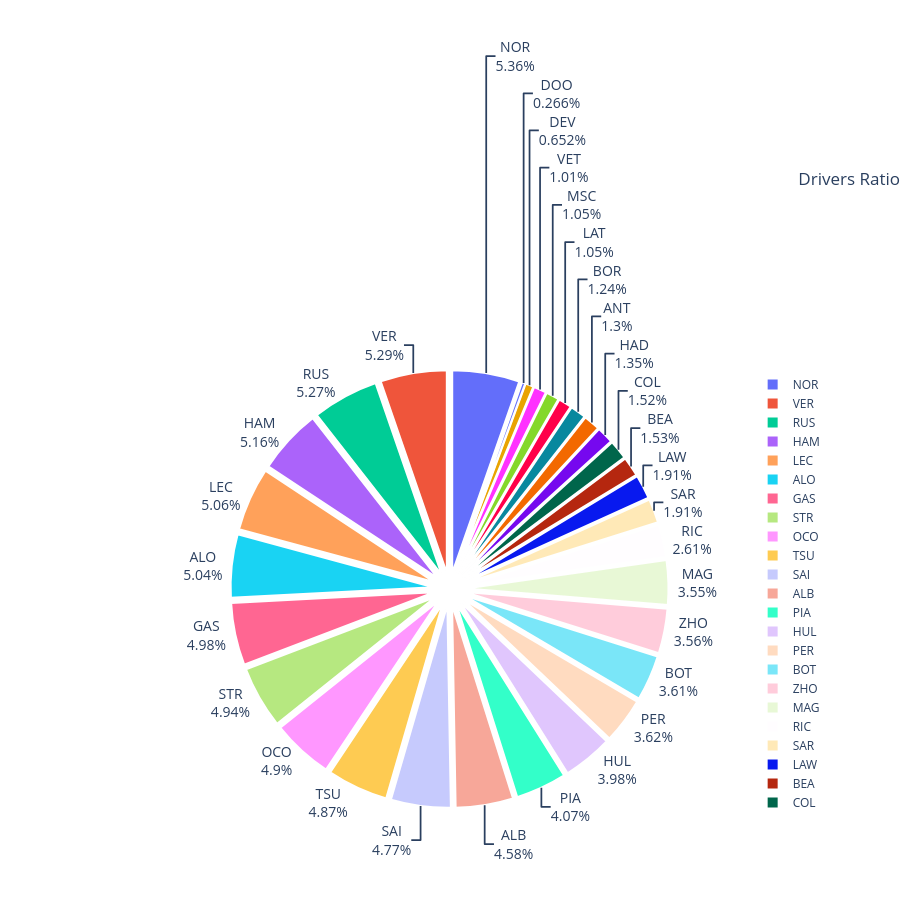

Notebook source saved alongside this figure:
### Markdown cell above
# Drivers Ratio
## Pie Chart

### Code cell
import plotly.graph_objects as go

driver_data = df["Driver"].value_counts()

# 0.08 = halka separation
# 0.12 = zyada separation
pull = [0.08] * len(driver_data)

# Pie chart create kar rahe hain.
fig = go.Figure(
    go.Pie(
        labels=driver_data.index,
        values=driver_data.values,

        # Percentage + driver dono outside show honge.
        textinfo="label+percent",

        # Text ko slice ke bahar rakhta hai.
        textposition="outside",

        # Har slice ko center se thora bahar pull karta hai.
        pull=pull,

        # Percentage ko clean format mein show karta hai.
        texttemplate="%{label}<br>%{percent}",

        # Text readable rakhta hai.
        textfont=dict(
            size=14
        ),

        # Slices ke darmiyan clear white separation.
        marker=dict(
            line=dict(
                color="white",
                width=2
            )
        ),

        # Hover karne par additional information.
        hovertemplate=(
            "<b>%{label}</b><br>"
            "Count: %{value}<br>"
            "Percentage: %{percent}"
            "<extra></extra>"
        )
    )
)

# Poore chart ka size control kar rahe hain.
# width = chart ki horizontal size
# height = chart ki vertical size
fig.update_layout(
    width=900,
    height=900
)

# Chart ka overall layout.
fig.update_layout(
    title=dict(
        text="Drivers Ratio",
        x=1
    ),

    # Legend side par show hoga.
    showlegend=True
)

fig.show()

### Figure 1 — Plotly figure (JSON) as saved in the notebook; plotly's stock layout.template omitted (floating-point values rounded to 4 significant figures)
{"data": [{"hovertemplate": "<b>%{label}</b><br>Count: %{value}<br>Percentage: %{percent}<extra></extra>", "labels": ["NOR", "VER", "RUS", "HAM", "LEC", "ALO", "GAS", "STR", "OCO", "TSU", "SAI", "ALB", "PIA", "HUL", "PER", "BOT", "ZHO", "MAG", "RIC", "SAR", "LAW", "BEA", "COL", "HAD", "ANT", "BOR", "LAT", "MSC", "VET", "DEV", "DOO"], "marker": {"line": {"color": "white", "width": 2}}, "pull": [0.08, 0.08, 0.08, 0.08, 0.08, 0.08, 0.08, 0.08, 0.08, 0.08, 0.08, 0.08, 0.08, 0.08, 0.08, 0.08, 0.08, 0.08, 0.08, 0.08, 0.08, 0.08, 0.08, 0.08, 0.08, 0.08, 0.08, 0.08, 0.08, 0.08, 0.08], "textfont": {"size": 14}, "textinfo": "label+percent", "textposition": "outside", "texttemplate": "%{label}<br>%{percent}", "type": "pie", "values": [5436, 5361, 5345, 5235, 5130, 5110, 5046, 5005, 4963, 4936, 4836, 4642, 4123, 4033, 3671, 3658, 3613, 3596, 2645, 1941, 1936, 1555, 1544, 1369, 1315, 1253, 1061, 1060, 1022, 661, 270]}], "layout": {"height": 900, "showlegend": true, "title": {"text": "Drivers Ratio", "x": 1}, "width": 900}}
